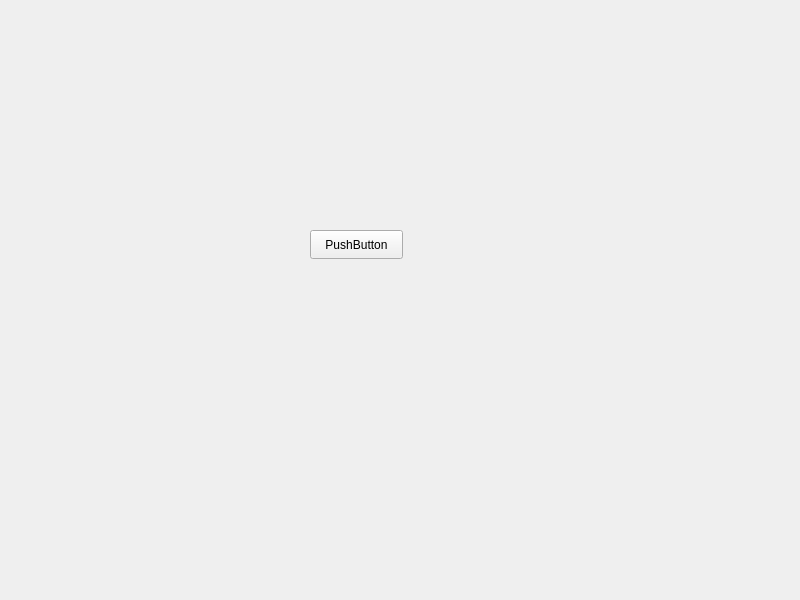
<?xml version="1.0" encoding="UTF-8"?>
<ui version="4.0">
 <class>Widget</class>
 <widget class="QWidget" name="Widget">
  <property name="geometry">
   <rect>
    <x>0</x>
    <y>0</y>
    <width>800</width>
    <height>600</height>
   </rect>
  </property>
  <property name="windowTitle">
   <string>Widget</string>
  </property>
  <widget class="QPushButton" name="pushButton">
   <property name="geometry">
    <rect>
     <x>310</x>
     <y>230</y>
     <width>93</width>
     <height>29</height>
    </rect>
   </property>
   <property name="text">
    <string>PushButton</string>
   </property>
  </widget>
 </widget>
 <resources/>
 <connections/>
</ui>
